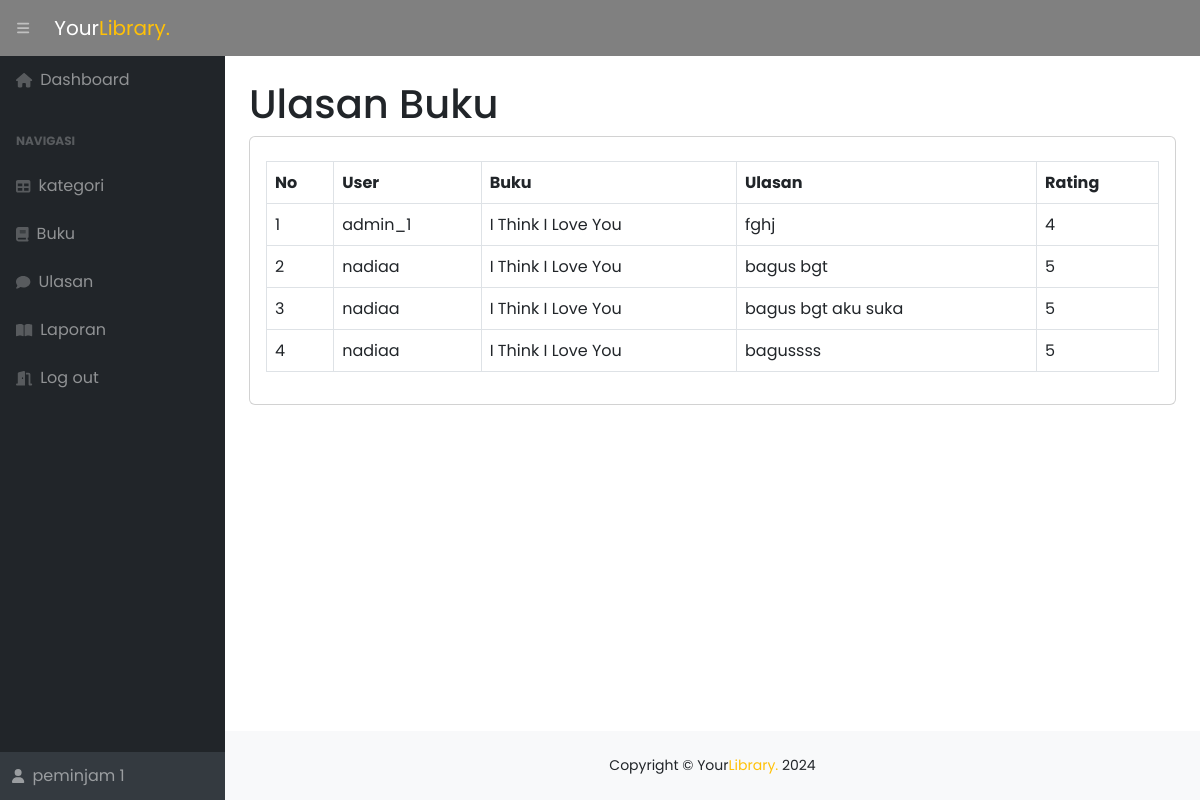
Page /?page=ulasan (signed in) on the committed database.
### tables this page shows
CREATE TABLE `ulasan` (
  `ulasan_id` int(11) NOT NULL,
  `user_id` int(11) DEFAULT NULL,
  `buku_id` int(11) DEFAULT NULL,
  `ulasan` text DEFAULT NULL,
  `rating` int(11) DEFAULT NULL
);

CREATE TABLE `user` (
  `user_id` int(11) NOT NULL,
  `username` varchar(255) DEFAULT NULL,
  `password` varchar(255) DEFAULT NULL,
  `email` varchar(255) DEFAULT NULL,
  `nama_lengkap` varchar(255) DEFAULT NULL,
  `alamat` text DEFAULT NULL,
  `level` enum('admin','petugas','peminjam') DEFAULT NULL
);

CREATE TABLE `buku` (
  `buku_id` int(11) NOT NULL,
  `kategori_id` int(11) DEFAULT NULL,
  `judul` varchar(255) DEFAULT NULL,
  `penulis` varchar(255) DEFAULT NULL,
  `penerbit` varchar(255) DEFAULT NULL,
  `tahun_terbit` varchar(255) DEFAULT NULL,
  `deskripsi` text DEFAULT NULL,
  `cover_buku` varchar(255) NOT NULL
);

### ulasan.php (the view)
<h1 class="mt-4">Ulasan Buku</h1>
<div class="card">
    <div class="card-body">
    <div class="row">
        <div class="col-md-12">
            <table class="table table-bordered mt-2" id="dataTable" width="100%" cellspacing="0">
                <tr>
                    <th>No</th>
                    <th>User</th>
                    <th>Buku</th>
                    <th>Ulasan</th>
                    <th>Rating</th>
                </tr>
                <?php
                $i = 1;
                    $query = mysqli_query($koneksi, "SELECT*FROM ulasan LEFT JOIN user on user.user_id = ulasan.user_id LEFT JOIN buku on buku.buku_id = ulasan.buku_id");
                    while ($data = mysqli_fetch_array($query)) {
                        ?>
                        <tr>
                            <td><?php echo $i++ ?></td>
                            <td><?php echo $data['nama_lengkap']; ?></td>
                            <td><?php echo $data['judul']; ?></td>
                            <td><?php echo $data['ulasan']; ?></td>
                            <td><?php echo $data['rating']; ?></td>
                        </tr>
                        <?php
                    }
                ?>
            </table>
        </div>
    </div>
    </div>
</div>

### index.php (shortened to what this page needs)
<!DOCTYPE html>
<html lang="en">
    <head>
        <link href="https://cdn.jsdelivr.net/npm/simple-datatables@7.1.2/dist/style.min.css" rel="stylesheet" />
        <link href="css/styles.css" rel="stylesheet" />
    </head>
    <body class="sb-nav-fixed">
        <nav class="sb-topnav navbar navbar-expand navbar-dark">
            <button class="btn btn-link btn-sm order-1 order-lg-0 me-4 me-lg-0 ms-2" id="sidebarToggle" href="#!"><i class="fas fa-bars"></i></button>
            <a class="navbar-brand ps-3" href="index.html">Your<span class="text-warning">Library.</span></a>
          </nav>
        <div id="layoutSidenav">
            <div id="layoutSidenav_nav">
                <nav class="sb-sidenav accordion sb-sidenav-dark" id="sidenavAccordion">
                    <div class="sb-sidenav-menu">
                        <div class="nav">
                            <a class="nav-link" href="?">
                                <div class="sb-nav-link-icon"><i class="fas fa-home"></i></div>
                                Dashboard
                            </a>
                            <div class="sb-sidenav-menu-heading">Navigasi</div>
                            <a class="nav-link" href="?page=kategori">
                                <div class="sb-nav-link-icon"><i class="fas fa-table"></i></div>
                                kategori
                            </a>
                            <a class="nav-link" href="?page=buku">
                                <div class="sb-nav-link-icon"><i class="fas fa-book"></i></div>
                                Buku
                            </a>
                            <a class="nav-link" href="?page=ulasan">
                                <div class="sb-nav-link-icon"><i class="fas fa-comment"></i></div>
                                Ulasan
                            </a>
                            <a class="nav-link" href="?page=laporan">
                                <div class="sb-nav-link-icon"><i class="fas fa-book-open"></i></div>
                                Laporan
                            </a>
                            <a class="nav-link" href="logout.php">
                                <div class="sb-nav-link-icon"><i class="fas fa-solid fa-door-open"></i></div>
                                Log out
                            </a>
                        </div>
                    </div>
                    <div class="sb-sidenav-footer">
                        <div class="small fas fa-user me-1"></div>
                        <?php echo $_SESSION['user']['nama_lengkap']; ?>
                    </div>
                </nav>
            </div>
            <div id="layoutSidenav_content">
                <main>
                    <div class="container-fluid px-4">
                        <?php
                            $page = isset($_GET['page']) ? $_GET['page']: 'home';
                            if (file_exists($page . '.php')){
                                include $page . '.php';
                            }else {
                                include '404.php';
                            }
                        ?>
                    </div>
                </main>
                <footer class="py-4 bg-light mt-auto">
                    <div class="container-fluid px-4">
                        <div class="small">
                            <div class="text-center">Copyright &copy; Your<span class="text-warning">Library.</span>  2024</div>
                        </div>
                    </div>
                </footer>
            </div>
        </div>
    </body>
</html>

### index.php (style rules this page uses)
* { font-family: 'Poppins', sans-serif; text-decoration: none; }
.sb-topnav { background-color: grey ; }

### rows in the picture
ulasan: user.nama_lengkap "admin_1", buku.judul "I Think I Love You", ulasan "fghj", rating "4"
ulasan: user.nama_lengkap "nadiaa", buku.judul "I Think I Love You", ulasan "bagus bgt", rating "5"
ulasan: user.nama_lengkap "nadiaa", buku.judul "I Think I Love You", ulasan "bagus bgt aku suka", rating "5"
ulasan: user.nama_lengkap "nadiaa", buku.judul "I Think I Love You", ulasan "bagussss", rating "5"

### other values in the picture
$_SESSION['user']['nama_lengkap'] "peminjam 1"
